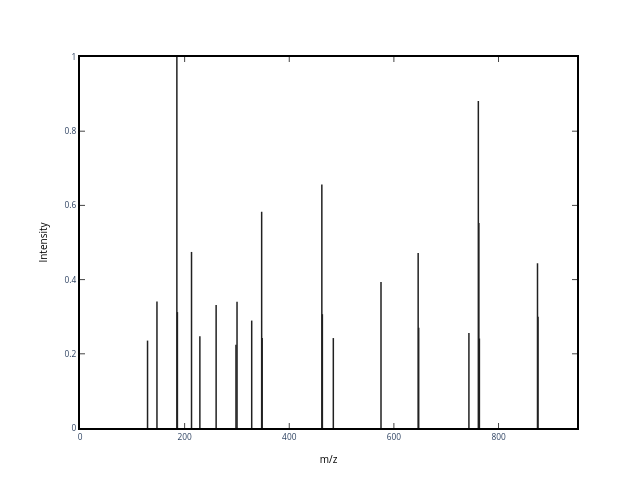

Notebook code cell kept with this figure:
### Code cell
mzml_path = '04-17-23_CA_Tryp_HCD_10min_CLEAN.mzML'
ms2_spectrum_unannotated = get_MS2_object(mzml_path, 5672)
plot_MS2(ms2_spectrum_unannotated)

### Figure 1 — Plotly figure (JSON) as saved in the notebook; plotly's stock layout.template omitted (floating-point values rounded to 4 significant figures)
{"data": [{"line": {"color": "rgba (33, 33, 33, 1)", "dash": "solid", "width": 1.5}, "mode": "lines", "name": "_child0", "type": "scatter", "x": [129.1, 129.1], "xaxis": "x", "y": [0, 0.2356], "yaxis": "y"}, {"line": {"color": "rgba (33, 33, 33, 1)", "dash": "solid", "width": 1.5}, "mode": "lines", "name": "_child1", "type": "scatter", "x": [147.1, 147.1], "xaxis": "x", "y": [0, 0.3408], "yaxis": "y"}, {"line": {"color": "rgba (33, 33, 33, 1)", "dash": "solid", "width": 1.5}, "mode": "lines", "name": "_child2", "type": "scatter", "x": [185.2, 185.2], "xaxis": "x", "y": [0, 1], "yaxis": "y"}, {"line": {"color": "rgba (33, 33, 33, 1)", "dash": "solid", "width": 1.5}, "mode": "lines", "name": "_child3", "type": "scatter", "x": [186.2, 186.2], "xaxis": "x", "y": [0, 0.3124], "yaxis": "y"}, {"line": {"color": "rgba (33, 33, 33, 1)", "dash": "solid", "width": 1.5}, "mode": "lines", "name": "_child4", "type": "scatter", "x": [213.2, 213.2], "xaxis": "x", "y": [0, 0.4746], "yaxis": "y"}, {"line": {"color": "rgba (33, 33, 33, 1)", "dash": "solid", "width": 1.5}, "mode": "lines", "name": "_child5", "type": "scatter", "x": [229.1, 229.1], "xaxis": "x", "y": [0, 0.2473], "yaxis": "y"}, {"line": {"color": "rgba (33, 33, 33, 1)", "dash": "solid", "width": 1.5}, "mode": "lines", "name": "_child6", "type": "scatter", "x": [260.2, 260.2], "xaxis": "x", "y": [0, 0.3318], "yaxis": "y"}, {"line": {"color": "rgba (33, 33, 33, 1)", "dash": "solid", "width": 1.5}, "mode": "lines", "name": "_child7", "type": "scatter", "x": [298.1, 298.1], "xaxis": "x", "y": [0, 0.2245], "yaxis": "y"}, {"line": {"color": "rgba (33, 33, 33, 1)", "dash": "solid", "width": 1.5}, "mode": "lines", "name": "_child8", "type": "scatter", "x": [300.2, 300.2], "xaxis": "x", "y": [0, 0.3405], "yaxis": "y"}, {"line": {"color": "rgba (33, 33, 33, 1)", "dash": "solid", "width": 1.5}, "mode": "lines", "name": "_child9", "type": "scatter", "x": [328.2, 328.2], "xaxis": "x", "y": [0, 0.2895], "yaxis": "y"}, {"line": {"color": "rgba (33, 33, 33, 1)", "dash": "solid", "width": 1.5}, "mode": "lines", "name": "_child10", "type": "scatter", "x": [347.2, 347.2], "xaxis": "x", "y": [0, 0.5829], "yaxis": "y"}, {"line": {"color": "rgba (33, 33, 33, 1)", "dash": "solid", "width": 1.5}, "mode": "lines", "name": "_child11", "type": "scatter", "x": [348.2, 348.2], "xaxis": "x", "y": [0, 0.2427], "yaxis": "y"}, {"line": {"color": "rgba (33, 33, 33, 1)", "dash": "solid", "width": 1.5}, "mode": "lines", "name": "_child12", "type": "scatter", "x": [462.3, 462.3], "xaxis": "x", "y": [0, 0.6565], "yaxis": "y"}, {"line": {"color": "rgba (33, 33, 33, 1)", "dash": "solid", "width": 1.5}, "mode": "lines", "name": "_child13", "type": "scatter", "x": [463.3, 463.3], "xaxis": "x", "y": [0, 0.3068], "yaxis": "y"}, {"line": {"color": "rgba (33, 33, 33, 1)", "dash": "solid", "width": 1.5}, "mode": "lines", "name": "_child14", "type": "scatter", "x": [484.2, 484.2], "xaxis": "x", "y": [0, 0.2424], "yaxis": "y"}, {"line": {"color": "rgba (33, 33, 33, 1)", "dash": "solid", "width": 1.5}, "mode": "lines", "name": "_child15", "type": "scatter", "x": [575.3, 575.3], "xaxis": "x", "y": [0, 0.3936], "yaxis": "y"}, {"line": {"color": "rgba (33, 33, 33, 1)", "dash": "solid", "width": 1.5}, "mode": "lines", "name": "_child16", "type": "scatter", "x": [646.4, 646.4], "xaxis": "x", "y": [0, 0.472], "yaxis": "y"}, {"line": {"color": "rgba (33, 33, 33, 1)", "dash": "solid", "width": 1.5}, "mode": "lines", "name": "_child17", "type": "scatter", "x": [647.4, 647.4], "xaxis": "x", "y": [0, 0.2703], "yaxis": "y"}, {"line": {"color": "rgba (33, 33, 33, 1)", "dash": "solid", "width": 1.5}, "mode": "lines", "name": "_child18", "type": "scatter", "x": [743.4, 743.4], "xaxis": "x", "y": [0, 0.2564], "yaxis": "y"}, {"line": {"color": "rgba (33, 33, 33, 1)", "dash": "solid", "width": 1.5}, "mode": "lines", "name": "_child19", "type": "scatter", "x": [761.4, 761.4], "xaxis": "x", "y": [0, 0.8811], "yaxis": "y"}, {"line": {"color": "rgba (33, 33, 33, 1)", "dash": "solid", "width": 1.5}, "mode": "lines", "name": "_child20", "type": "scatter", "x": [762.4, 762.4], "xaxis": "x", "y": [0, 0.5524], "yaxis": "y"}, {"line": {"color": "rgba (33, 33, 33, 1)", "dash": "solid", "width": 1.5}, "mode": "lines", "name": "_child21", "type": "scatter", "x": [763.4, 763.4], "xaxis": "x", "y": [0, 0.2412], "yaxis": "y"}, {"line": {"color": "rgba (33, 33, 33, 1)", "dash": "solid", "width": 1.5}, "mode": "lines", "name": "_child22", "type": "scatter", "x": [874.5, 874.5], "xaxis": "x", "y": [0, 0.444], "yaxis": "y"}, {"line": {"color": "rgba (33, 33, 33, 1)", "dash": "solid", "width": 1.5}, "mode": "lines", "name": "_child23", "type": "scatter", "x": [875.5, 875.5], "xaxis": "x", "y": [0, 0.2997], "yaxis": "y"}], "layout": {"autosize": false, "height": 480, "hovermode": "closest", "margin": {"b": 52, "l": 80, "pad": 0, "r": 63, "t": 57}, "plot_bgcolor": "white", "showlegend": false, "width": 640, "xaxis": {"anchor": "y", "domain": [0, 1], "linecolor": "black", "linewidth": 2, "mirror": "ticks", "nticks": 6, "range": [0, 950], "showgrid": true, "showline": true, "side": "bottom", "tickfont": {"size": 8.33}, "ticks": "inside", "title": {"font": {"color": "#000000", "size": 10}, "text": "m/z"}, "type": "linear", "zeroline": false}, "yaxis": {"anchor": "x", "domain": [0, 1], "linecolor": "black", "linewidth": 2, "mirror": "ticks", "nticks": 6, "range": [0, 1], "showgrid": true, "showline": true, "side": "left", "tickfont": {"size": 8.33}, "ticks": "inside", "title": {"font": {"color": "#000000", "size": 10}, "text": "Intensity"}, "type": "linear", "zeroline": false}}}
